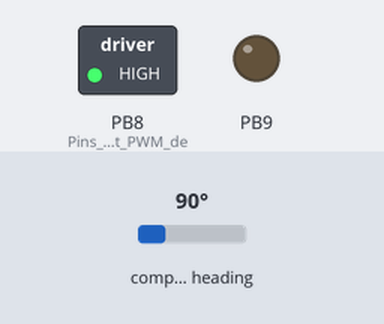
Bench run of a program on a simulated STM32 Blue Pill. On the bench: switched loads named in the program (green lamp = pin HIGH), output pins drawn as LEDs (lit = HIGH). The test bench sets the inputs (shaded band); at power-on: compass heading 90°.

Above: at 1.2 s.
1.3 s: compass heading set to 180°
At 1.6 s:
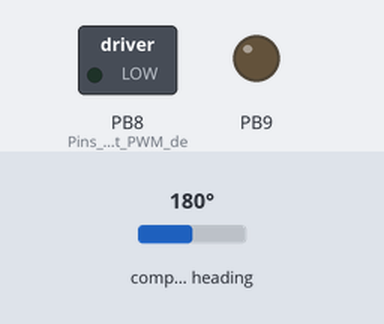
2.8 s: compass heading set to 173°
At 4.0 s:
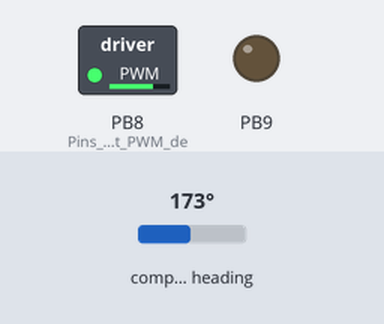
4.3 s: compass heading set to 7°
At 5.1 s:
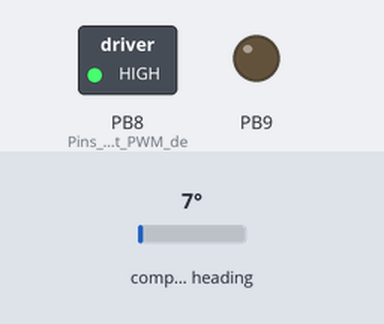
5.8 s: compass heading set to 269°
At 6.5 s:
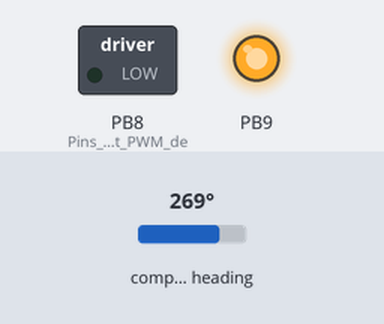
7.3 s: compass heading set to 90°
At 7.7 s:
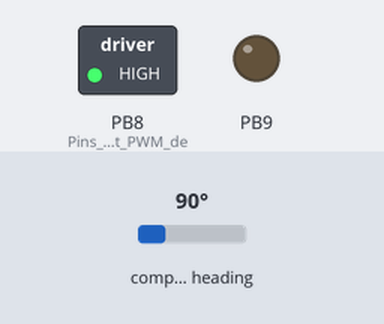
8.8 s: compass heading set to 352°
At 9.8 s:
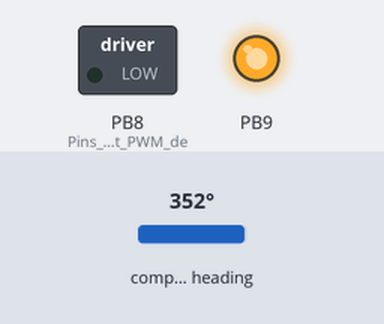
Timing chart, 0 to 11.3 s (numbered marks = the images above; inputs shaded):
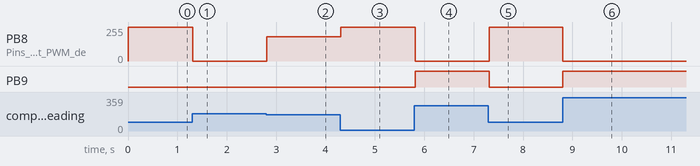

Measured:
- the behaviour switches between 180 and 179° on compass heading (found by bisection; images 1 and 2)
- after the input at 1.3 s, PB8 (Pins_para_el_ouput_PWM_de): 255/255 → 0/255 at once
- after the input at 2.8 s, PB8 (Pins_para_el_ouput_PWM_de): 0/255 → 183/255 at once
- after the input at 4.3 s, PB8 (Pins_para_el_ouput_PWM_de): 183/255 → 255/255 at once
- after the input at 5.8 s, PB8 (Pins_para_el_ouput_PWM_de): 255/255 → 0/255 at once; PB9: LOW → HIGH at once
- after the input at 7.3 s, PB8 (Pins_para_el_ouput_PWM_de): 0/255 → 255/255 at once; PB9: HIGH → LOW at once
- after the input at 8.8 s, PB8 (Pins_para_el_ouput_PWM_de): 255/255 → 0/255 at once; PB9: LOW → HIGH at once

The program:

main.cpp
```cpp
#include <Arduino.h>
#include <Wire.h> //This is for i2C
#include <AS5600.h>
#include <HardwareSerial.h>
#include <PID_v1.h>
#include <cstdlib>

using namespace std;
// // I2C pins:
// // STM32: SDA: PB7 --- SCL: PB6

// // Serial Print Pins:
// // PA3: RX2 --- PA2: TX2

// Stepper Motor: 12V
// In2: CCW Positive PB8
// In1: CW Negative PB9

//////////////////////////

// Error = 0 dentro del rango aceptable
// 90 to 270
// Actual movement: {{530, 530}, {570, 560}, {0, 0}, {530, 530}, {0,0}}

HardwareSerial Serial2(PA3, PA2); // Para el serial print con un Arduino UNO

int32_t motors[5][4] = {{530, 530, 1023, -1023}, {530, 530, 1023, -1023}, {530, 530, 1023, -1023}, {560, 560, 1023, -1023}, {0,0, 1023, -1023}};
int32_t motor_num = 3;
int32_t dir, dead_zone_up = motors[motor_num][0], dead_zone_down = motors[motor_num][1];
float error, tolerancia, tol_up, tol_down;

double convertRawAngleToDegrees(word);
int32_t direction(float diferencia);

void position_correction(float lectura, int32_t val, int32_t direccion);

double Setpoint, Input, Output, Final_Time, Previous_Time, Previous_Angle;
bool done = false;
static double KP=25, KI=0, KD=0;
PID myPID(&Input, &Output, &Setpoint, KP, KI, KD, DIRECT);
AMS_5600 ams5600;

int ang, lang = 0;

void setup()
{
  Serial2.begin(74880);
  Wire.begin();
  pinMode(PB8, OUTPUT); //Pins para el ouput PWM del motor
  pinMode(PB9, OUTPUT); //^^^
  analogWriteResolution(10); //Resolucion de 1023
  Setpoint = 180;
  Input = convertRawAngleToDegrees(ams5600.getRawAngle());
  Previous_Angle = Input;
  myPID.SetMode(AUTOMATIC);
  myPID.SetSampleTime(20);
  myPID.SetOutputLimits(-1023 + dead_zone_down, 1023-dead_zone_up);
  analogWriteFrequency(20000);
}

void loop()
{
    // Deteccion del magneto por el enoder
    if(ams5600.detectMagnet() == 0){
      while(1){
        if(ams5600.detectMagnet() == 1){ break; }
        else{ Serial2.println("Can not detect magnet"); }
      }
    }

    // Visualizar la lectura del angulo
    Serial2.println("------------------------------");
    Input = convertRawAngleToDegrees(ams5600.getRawAngle());

    tolerancia = 1;
    tol_up = Setpoint+tolerancia;
    tol_down = Setpoint-tolerancia;
    error = Input - Setpoint;

    myPID.Compute();
    Serial2.println(Input);
    Serial2.println(Setpoint);
    Serial2.println(Output);
    position_correction(Input, Output, direction(error));
}

int32_t direction(float diferencia)
{
  if (diferencia > 0){ dir = 0; }
  else if (diferencia < 0){ dir = 1; }
  return dir;
}

void position_correction(float lectura, int32_t val, int32_t direccion)
{
  if(lectura > tol_down && lectura < tol_up)
  {
    analogWrite(PB8, 0);
    analogWrite(PB9, 0);
    if(!done){
      Final_Time = millis() - Previous_Time;
      done = true;
    }
    else if(done && millis() > Final_Time + Previous_Time + 5000){
      Serial2.print("Final Time:");
      Serial2.println(Final_Time/1000);
      Serial2.print("Current Time:");
      Serial2.println(millis()/1000);
      Serial2.print(abs(Setpoint - Previous_Angle));
      Serial2.println(" degree change");
      while(Serial2.available() == 0){}
      Setpoint = Serial2.readString().toInt();
      Previous_Angle = Setpoint;
      Previous_Time = millis();
    }
  }
  else if (val  > 0)
  {
    val += dead_zone_up;
    if(val > 1023)
    {
      val = 1023;
    }

    // Serial2.println(val);
    analogWrite(PB9, 0);
    analogWrite(PB8, val);
    // Serial2.println("CCW or Positive");

    if(done){ done = false;}
  }
  else
  {
    val -= dead_zone_down;
    if(val < -1023)
    {
      val = -1023;
    }
    // Serial2.println(val);
    analogWrite(PB8, 0);
    analogWrite(PB9, -val);
    // Serial2.println("CW or Negative");

    if(done){ done = false;}
  }
}


double convertRawAngleToDegrees(word newAngle)
{
  if (newAngle == 0xFFFF) return 0xFFFF;
  /* Raw data reports 0 - 4095 segments, which is 0.087 of a degree */
  float retVal = newAngle * 0.087890625;
  return retVal;
}
```
